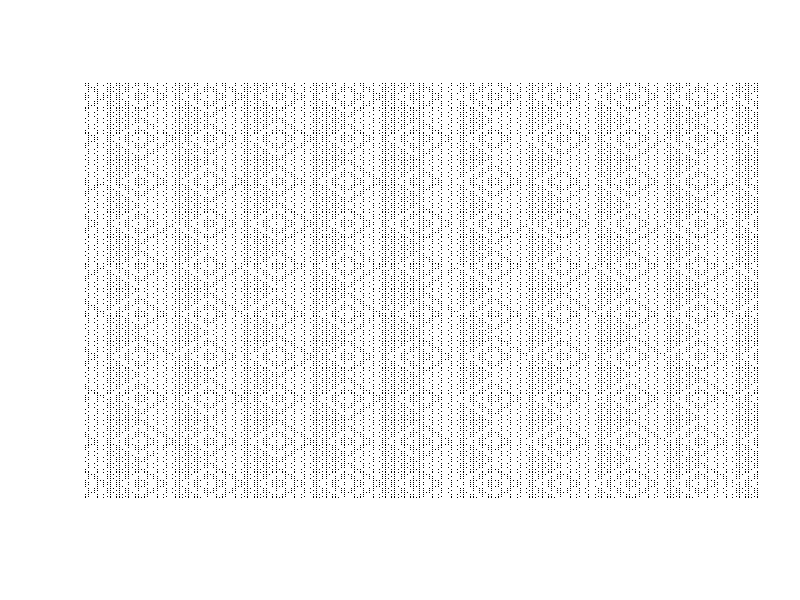
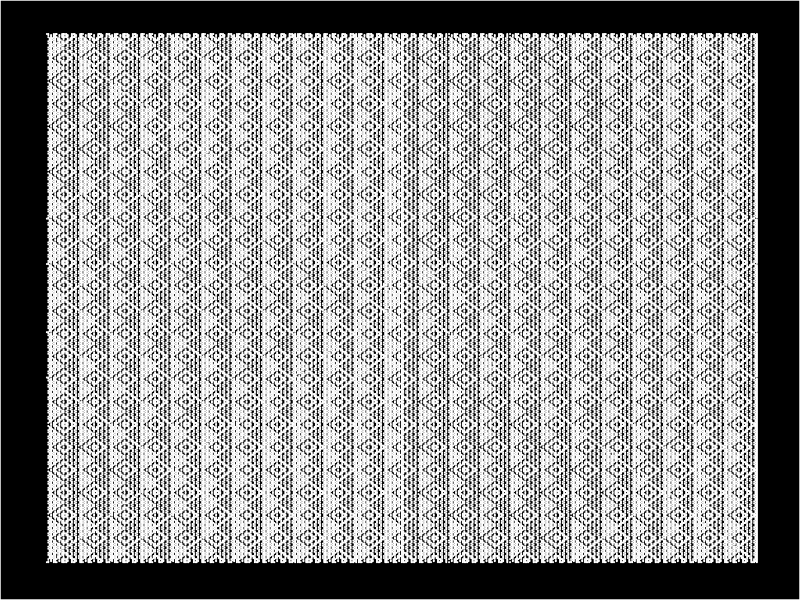
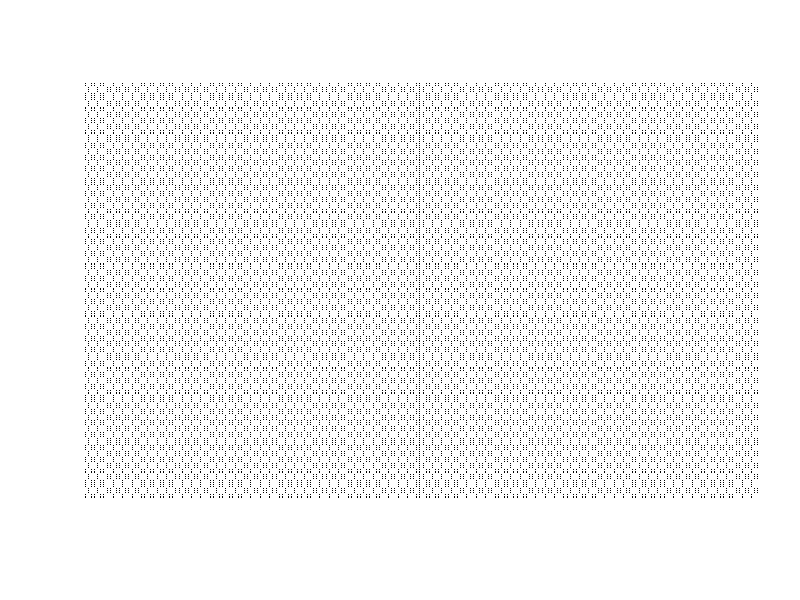
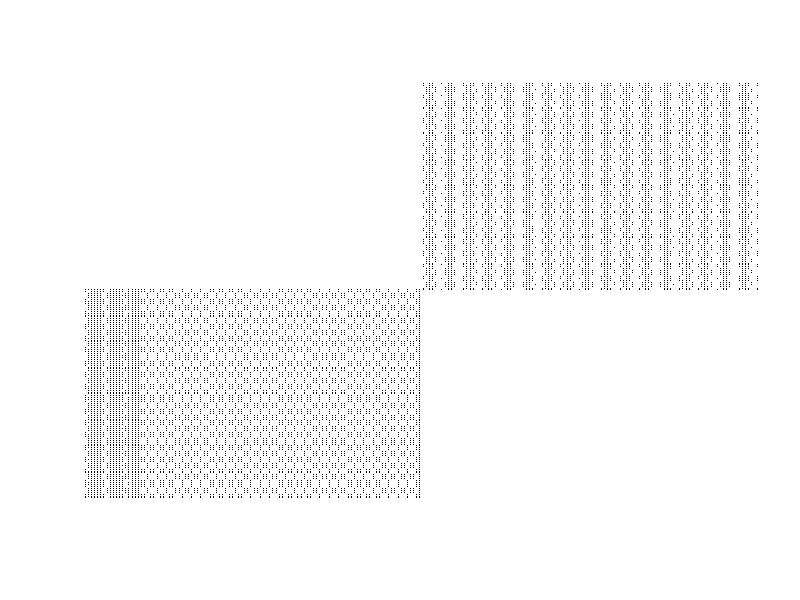

The R source for these figures, in order: (Note: a time limit stopped this script after it produced the figures.)

emptyCanvas <- function(pltLimit = 5 ){
  plot(0, 0,
       xlim=c(-pltLimit,pltLimit),
       ylim=c(-pltLimit,pltLimit),
       col = "transparent", xlab = "", ylab = "", axes=F)
}


#### Repeating patterns

emptyCanvas(100)

out <- rbind(c(NA,NA))
for (i in seq(-256,256,1)){
  for (j in seq(-256,256,1)){
    if (sin(i)/cos(j) <= tan(i)){
      #print('True')
      out <- rbind(out,rbind(c(i,j)))
      points(i,j,pch='.')
    }
  }}

outDF <- data.frame(out)
colnames(outDF) <- c('x','y')
library(tidyverse)

ggplot(outDF[-1,],aes(x=x,y=y)) +
  geom_point(color='white',size=0.05) +
  theme(
    axis.ticks =   element_blank(),
    axis.text =    element_blank(),
    axis.title =   element_blank(),
    panel.grid.major = element_blank(),
    panel.grid.minor = element_blank(),
    plot.background=element_rect(fill = "black"),
    panel.background = element_rect(fill = 'black'))
  NULL

### Dot matrix pattern
dev.off()
emptyCanvas(100)
for (i in seq(-256,256,1)){
  for (j in seq(-256,256,1)){
    if (tan(i)/cos(j) <= sin(i)){
      #print('True')
      points(i,j,pch='.')
    }
  }}



dev.off()
emptyCanvas(100)
for (i in seq(0,256,1)){
  for (j in seq(0,256,1)){
    if (tan(i)*cos(j) >= cos(i)){
      #print('True')
      points(i,j,pch='.')
    }
  }}

for (i in seq(-256,0,1)){
  for (j in seq(-256,0,1)){
    if (tan(i)/cos(j) <= sin(i)){
      #print('True')
      points(i,j,pch='.')
    }
  }}


for (i in seq(-256,0,1)){
  for (j in seq(-256,0,1)){
    if (tan(i)*cos(j) >= cos(i)){
      #print('True')
      points(i,j,pch='.')
    }
  }}


#### Perspective
emptyCanvas(100)
for (i in seq(-256,256,1)){
  for (j in seq(-256,256,1)){
    if (i!=0 & j!=0){
      if (abs(i)%%abs(j) == 0){
        #print('True')
        points(i,j,pch='.')
      }
    }
  }}


## Symmetric 
emptyCanvas(100)
for (i in seq(0,256,1)){
  for (j in seq(0,256,1)){
    if (i!=0 & j!=0){
      if (abs(i)%%abs(j) > 5 ){  #| (abs(i)%%abs(j) == 2)) {
        #print('True')
        points(i,j,pch='.')
        points(-i,-j,pch='.')
        points(-i,j,pch='.')
        points(i,-j,pch='.')
      }
    }
  }}



## Symmetric 
emptyCanvas(100)
for (i in seq(0,256,1)){
  for (j in seq(0,256,1)){
    if (i!=0 & j!=0){
      if (abs(i)%%abs(j) > 5 ){  #| (abs(i)%%abs(j) == 2)) {
        #print('True')
        points(i,j,pch='.')
        points(-i,-j,pch='.')
        points(-i,j,pch='.')
        points(i,-j,pch='.')
      }
    }
  }}



## Symmetric 
emptyCanvas(100)
for (i in seq(-256,256,1)){
  for (j in seq(-256,256,1)){
    if (i!=0 & j!=0){
      if (cos(abs(i))/sin(abs(j)) >  tan(abs(i)) ){  #| (abs(i)%%abs(j) == 2)) {
        #print('True')
        points(i,j,pch='O')
      }
    }
  }}

## Mixed pattern
emptyCanvas(100)
for (i in seq(-256,0,1)){
  for (j in seq(-256,0,1)){
    if (tan(i)/cos(j) <= sin(i)){
      #print('True')
      points(i,j,pch='.')
      points(-i,-j,pch='.')
    } 
    if (sin(i)/tan(j) <= cos(i)){
      points(-i,j,pch='.')
      points(i,-j,pch='.')
    }
  }}

#### 4 conditions
emptyCanvas(100)
for (i in seq(-256,0,1)){
  for (j in seq(-256,0,1)){
    if (tan(i)/cos(j) <= sin(i)){
      #print('True')
      points(i,j,pch='.')
    } 
    if (cos(i)/tan(j) <= sin(i)){
      points(-i,j,pch='.')
    }
    if (sin(i)/cos(j) <= tan(i)){
      points(i,-j,pch='.')
    } 
    if (sin(i)/tan(j) <= cos(i)){
      points(-i,-j,pch='.')
    }
    
  }}

##### Diamond pattern
emptyCanvas(100)
for (i in seq(-256,0,1)){
  for (j in seq(-256,0,1)){
  if (sin(i)/cos(j) <= tan(i)){
    points(i,-j,pch='.')
    points(-i,-j,pch='.')
    points(i,j,pch='.')
    points(-i,j,pch='.')
  } 
  }}




##### Bar code
emptyCanvas(100)
for (i in seq(-256,0,1)){
  for (j in seq(-256,0,1)){
    if (sin(i)*cos(j) <= tan(i)){
      points(i,j,pch='.')
      points(j,i,pch='.') ##Invert to make it a criss-cross pattern
      #points(-i,-j,pch='.')
      #points(j,i,pch='.') 
      #points(-j,-i,pch='.')
    } 
  }}




##### 20210412
### Triangle - asymmetric dot matrix
emptyCanvas(100)
for (i in seq(-256,0,1)){
  for (j in seq(-256,0,1)){
    if (sin(i)*cos(j) <= tan(i)){
      points(i,j+i,pch='.')
      points(abs(j-i),i+j,pch='.') ##Invert to make it a criss-cross pattern
      #points(-i,-j,pch='.')
      #points(j,i,pch='.') 
      #points(-j,-i,pch='.')
    } 
  }}



##### 20210413
### Mirrored triangles
emptyCanvas(100)
for (i in seq(-256,0,1)){
  for (j in seq(-256,0,1)){
    if (sin(i)*cos(j) <= tan(i)){
      #points(i,j+i,pch='.')
      points(abs(j-i),i+j,pch='.') ##Invert to make it a criss-cross pattern
      points(-abs(j-i),-(i+j),pch='.') ##Invert to make it a criss-cross pattern
      
      points(i,j+i,pch='.')
      points(abs(i),abs(j+i),pch='.')
      
      
      #points(-i,-j,pch='.')
      #points(j,i,pch='.') 
      #points(-j,-i,pch='.')
    } 
  }}



##### 20210414
### GGplot lattice
out <- cbind(0,0)
emptyCanvas(100)
for (i in seq(0,256,1)){
  for (j in seq(0,256,1)){
    if (sin(i)*cos(j) <= tan(i)){
    
      out <- rbind(out,cbind(abs(j-i),i+j))
      #points(i,j+i,pch='.')
      points(abs(j-i),i+j,pch=5) ##Invert to make it a criss-cross pattern
      #points(-abs(j-i),-(i+j),pch='.') ##Invert to make it a criss-cross pattern
      
      # points(i,j+i,pch='.')
      # points(abs(i),abs(j+i),pch='.')
      
      
      #points(-i,-j,pch='.')
      #points(j,i,pch='.') 
      #points(-j,-i,pch='.')
    } 
  }}

outDF <- data.frame(out)
head(outDF)

library(ggplot2)

ggplot(outDF,aes(x=X1,y=X2)) +
  geom_point(color='white',size=0.05) +
  #theme_void()
  theme(
    axis.ticks =   element_blank(),
    axis.text =    element_blank(),
    axis.title =   element_blank(),
    panel.grid.major = element_blank(),
    panel.grid.minor = element_blank(),
    plot.background=element_rect(fill = "black"),
    panel.background = element_rect(fill = 'black'))
NULL


##### 20210415
### Mirrored different condition
emptyCanvas(100)
for (i in seq(-256,0,1)){
  for (j in seq(-256,0,1)){
    if (sin(i)*cos(j) <= tan(i)){
      #points(i,j+i,pch='.')
      points(abs(j-i),i+j,pch='.') ##Invert to make it a criss-cross pattern
    }
    if (sin(i)*tan(j) <=  cos(i)){
        points(-(j-i),-(abs(i+j)),pch='.') ##Invert to make it a criss-cross pattern

    } 
  }}


##### 20210416
### four way comp
emptyCanvas(100)
for (i in seq(-256,0,1)){
  for (j in seq(-256,0,1)){
    if (sin(i)*cos(j) <= tan(i)){
      #points(i,j+i,pch='.')
      points(abs(j-i),i+j,pch='.') ##Invert to make it a criss-cross pattern
    }
    if (sin(i)*tan(j) <=  cos(i)){
      points(-(j-i),-(abs(i+j)),pch='.') ##Invert to make it a criss-cross pattern
      
    } 
    if (cos(i)/tan(j) <=  sin(i)){
      points( -abs(j-i),abs(i+j),pch='.') ##Invert to make it a criss-cross pattern
      
    } 
    
    if (cos(i)/sin(j) <=  tan(i)){
      points( abs(j-i),abs(i+j),pch='.') ##Invert to make it a criss-cross pattern
      
    } 
  }}
